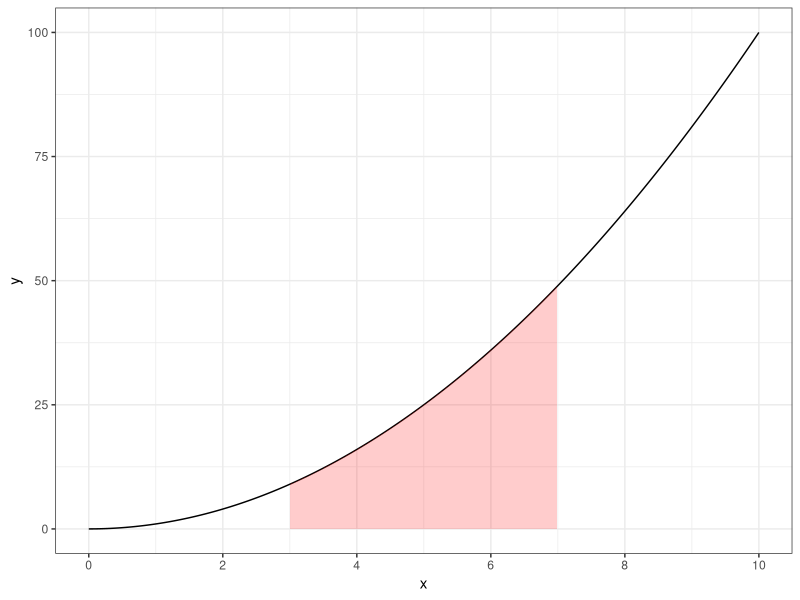
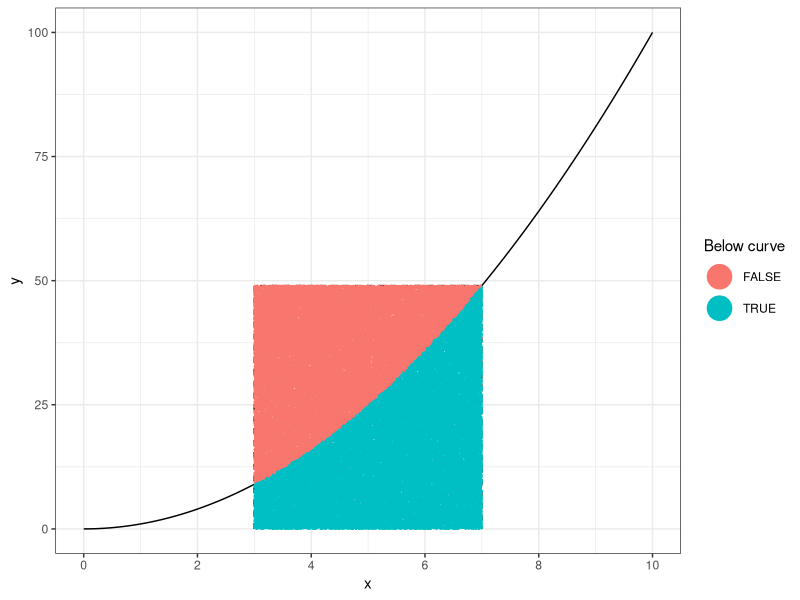
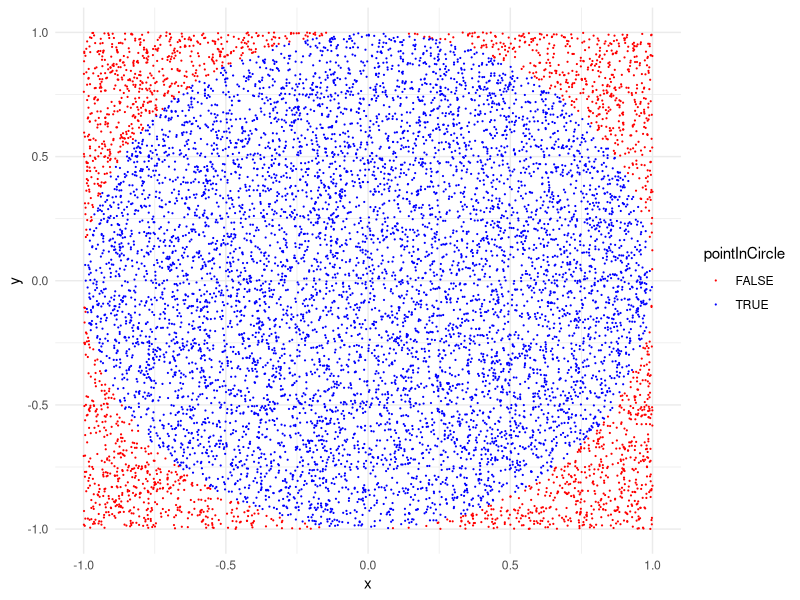

The R source for these figures, in order:
library(tidyverse)

# Coins ----------------------------

# "Fair" coin tosses:
coin <- c("heads", "tails")
N <- 10000
tosses <- sample(x = coin, size = N, replace = TRUE)
head(tosses)
# Probability of getting "heads":
sum(tosses == "heads") / N

# Less "fair" coin tosses:
tosses <- sample(x = coin, size = N, replace = TRUE, prob = c(0.4, 0.6))
sum(tosses == "heads") / N


# Dice ----------------------------

# What is the probability of rolling one 6-sided dice 3 times and getting the sequence 1, 3, 5?
dice <- c(1, 2, 3, 4, 5, 6)
N <- 100000
rolls <- tibble(
  roll1 = sample(x = dice, size = N, replace = TRUE),
  roll2 = sample(x = dice, size = N, replace = TRUE),
  roll3 = sample(x = dice, size = N, replace = TRUE))
numObs <- rolls %>%
  filter(roll1 == 1, roll2 == 3, roll3 == 5) %>%
  nrow()
numObs / N

# Actual probability of getting sequence 1, 3, 5:
(1/6)^3


# Practice: Coins & Dice  ----------------------------

# If you flipped a coin 3 times in a row, what is the probability 
# that you'll get three "tails" in a row?
coin <- c("heads", "tails")
N <- 100000
rolls <- tibble(
  toss1 = sample(x = coin, size = N, replace = TRUE),
  toss2 = sample(x = coin, size = N, replace = TRUE),
  toss3 = sample(x = coin, size = N, replace = TRUE)) 
count <- rolls %>% 
  filter(toss1 == 'tails', toss2 == 'tails', toss3 == 'tails') %>% 
  nrow()
count / N

# If you rolled 2 dice, what is the probability that you'll get 
# "snake-eyes" (two 1's)?
dice <- c(1, 2, 3, 4, 5, 6)
N <- 100000
rolls <- tibble(
  roll1 = sample(x = dice, size = N, replace = TRUE),
  roll2 = sample(x = dice, size = N, replace = TRUE))
numObs <- rolls %>%
  filter(roll1 == 1, roll2 == 1) %>%
  nrow()
numObs / N

# If you rolled 2 dice, what is the probability that you'll get 
# an outcome that sums to 8?
count <- rolls %>% 
  mutate(sum = roll1 + roll2) %>% 
  filter(sum == 8) %>% 
  nrow()
count / N

# When replace = FALSE  ----------------------------

# What are the odds that 3 cards drawn from a 52-card deck will sum to an even number? Set aces to 1 and all "face" cards (Jack, Queen, King) equal to 10.

deck <- rep(c(seq(10), 10, 10, 10), 4)
N <- 100000
count <- 0
for (i in 1:N) {
   cards = sample(x = deck, size = 3, replace = FALSE) #<<
   if (sum(cards) %% 2 == 0) {
      count <- count + 1
   }
}
count / N


# Practice: Cards  ----------------------------

# What are the odds that four cards drawn from a 
# 52-card deck will have the same suit?
deck <- c(rep('diamonds', 13), rep('spades', 13), 
          rep('hearts', 13),   rep('clubs', 13))
suits <- c('diamonds', 'spades', 'hearts', 'clubs')
deck <- rep(suits, 13)

N <- 100000
count <- 0
for (i in 1:N) {
  cards = sample(x = deck, size = 4, replace = FALSE) 
  if (length(unique(cards)) == 1) {
    count <- count + 1
  }
}
count / N

# What are the odds that five cards drawn from a 
#52-card deck will sum to a prime number? Set aces to 1 and all "face" cards (Jack, Queen, King) equal to 10. Hint: use `isPrime()` as a helper.

isPrime <- function(n) {
    if (n == 2) { return(TRUE) }
    for (i in seq(2, n-1)) {
        if (n %% i == 0) {
            return(FALSE)
        }
    }
    return(TRUE)
}

deck <- rep(c(seq(10), 10, 10, 10), 4)
N <- 100000
count <- 0
for (i in 1:N) {
  cards = sample(x = deck, size = 5, replace = FALSE) 
  sumOfCards <- sum(cards)
  if (isPrime(sumOfCards)) {
    count <- count + 1
  }
}
count / N

# Discrete vs. continuous random numbers ----------------------------

# `sample()`: Takes random samples from `x`
sample(x = c(0, 1), size = 10, replace = TRUE)

# `runif()`: Takes random samples of numbers between upper and lower bound
runif(n = 10, min = 0, max = 1)


# Monte Carlo Integration ----------------------------
# Integration = compute the area "under the curve"

# Example: Find the area of $y = x^2$ between $3 < x < 7$

# Make main function plot:
x  <- seq(0, 10, by = 0.01)
df <- data.frame(x = x, y = x^2)
func_plot <- ggplot(data = df) +
    geom_line(aes(x = x, y = y)) +
    scale_x_continuous(breaks = seq(0, 10, 2), limits = c(0, 10)) +
    theme(text = element_text(size=20)) +
    theme_bw() +
    geom_area(data = df %>% filter(x > 3 & x < 7),
        aes(x = x, y = y), alpha = 0.2, fill = 'red')
func_plot

# Simulate points:
N <- 100000
points <- tibble(
    x = runif(N, min = 3, max = 7),
    y = runif(N, min = 0, max = 7^2)) %>%
    mutate(belowCurve = y <= x^2)
head(points)

# Make points plot:
points_plot <- ggplot(data = df) +
    geom_line(aes(x = x, y = y)) +
    scale_x_continuous(breaks = seq(0, 10, 2), limits = c(0, 10)) +
    theme(text = element_text(size=20)) +
    theme_bw() +
    geom_area(data = data.frame(x = c(3, 3, 7, 7), y = c(0, 7^2, 7^2, 0)),
              aes(x = x, y = y), alpha = 0, color = 'black', linetype = 2) +
    geom_point(data = points, aes(x = x, y = y, color=belowCurve), size=0.1) +
    # Change size of points in legend:
    guides(colour = guide_legend(override.aes = list(size=8))) +
    labs(color = 'Below curve')
points_plot

# Area of rectangle:
x <- 7 - 3
y <- 7^2
area_rectangle <- x*y
area_rectangle

# Estimate area under curve by counting points under curve:
points <- points %>%
    summarise(numBelowCurve = sum(belowCurve))
points_ratio <- points$numBelowCurve / N
areaUnderCurve <- area_rectangle * points_ratio
areaUnderCurve

# How did we do? Compute the error:
actualAreaUnderCurve <- (7^3 / 3) - (3^3 / 3)
actualAreaUnderCurve
error <- abs(actualAreaUnderCurve - areaUnderCurve)
error

# Error percent:
100*(error / actualAreaUnderCurve)


# Practice: Monte Carlo pi ----------------------------

# 1. Create a tibble with variables `x` and `y` that each contain 10,000 random points between -1 and 1, representing the (x, y) coordinates to a random point inside a square of side length 2 centered at `(x, y) = (0, 0)`. Hint: use `runif()`
N <- 10000
points <- tibble(
  x = runif(N, min = -1, max = 1),
  y = runif(N, min = -1, max = 1))

# 2. Create a new column, `radius`, that is equal to the distance from the center of the square (0, 0) to each (x, y) point.
# 3. Create the column, `pointInCircle`, that is `TRUE` if the point lies _within_ the circle inscribed in the square, and `FALSE` otherwise.
points <- points %>% 
  mutate(
    radius = sqrt(x^2 + y^2), 
    pointInCircle = radius <= 1
  )

# 4. Create the scatterplot on the left (don't worry about the precise colors, dimensions, etc.).
ggplot(data = points) + 
  geom_point(aes(x = x, y = y, color = pointInCircle), size = 0.1) + 
  theme_minimal() +
  scale_color_manual(values = c('red', 'blue'))

# 5. Estimate $\pi$ by multiplying 4 times the ratio of points inside the circle to the total number of points
areaRatio <- sum(points$pointInCircle) / N
pi_est <- 4*areaRatio
pi_est
pi

# Practice: Monte Hall Problem ----------------------------

# In this simulation, the prize is always behind door #1:

# - If you choose door #1, you must KEEP it to win.
# - If you choose door #2 or #3, you must SWAP to win.

# 1. Create the tibble, `choices`, with two variables: `door` contains the first door chosen (`1`, `2`, or `3`); `swap` contains a logical value (`TRUE` or `FALSE`) for whether the contestant chose to swap door. Hint: use `sample()`
choices <- tibble(
  door = sample(x = c(1, 2, 3), size = N, replace = TRUE),
  swap = sample(x = c(TRUE, FALSE), size = N, replace = TRUE))
  
# 2. Create a new tibble, `wins`, which contains only the rows from `choices` that resulted in a win.
wins <- choices %>% 
  filter((door == 1) & (swap == FALSE) |
         (door != 1) & (swap == TRUE))

# 3. Compute the percentage of times the contestant won after swapping doors.
sum(wins$swap) / nrow(wins)
